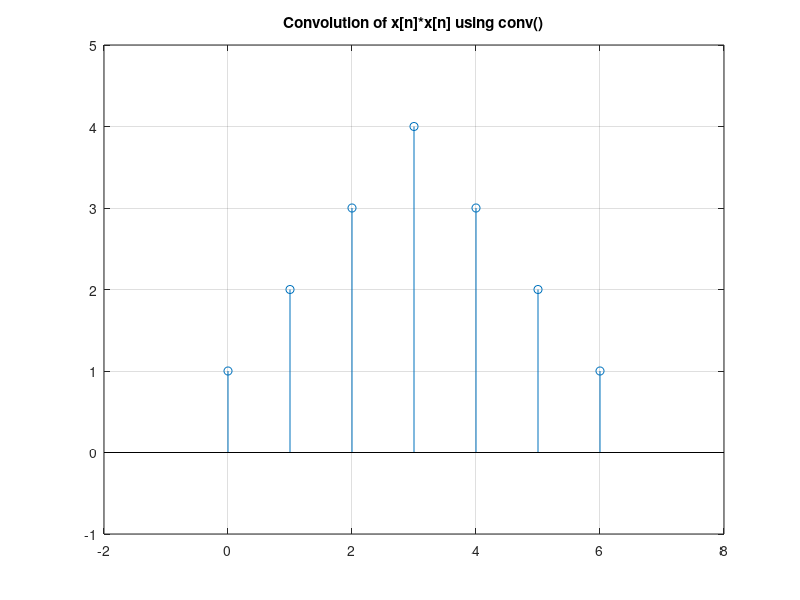

Source code (MATLAB):
%Author: José Mata (JMata28)
%The following script simulates a simple convolution by using the 
%conv() function included in MATLAB 

x = ones(1,4);      %Make x a vector of four values of 1
N = 2*length(x)-1;  %Figure out length of convolution answer 
p = 0:N-1;          %Create vector starting at zero to plot y against
y = conv(x, x);     %Convolve x with itself and store in vector y 
stem(p, y);         %Plot y
title({'Convolution of x[n]*x[n] using conv()'}); %Define title
xlim([-2 8]);       %Limit of x axis 
ylim([-1 5]);       %Limit of y axis
grid on;            %Add a grid to the graph 

